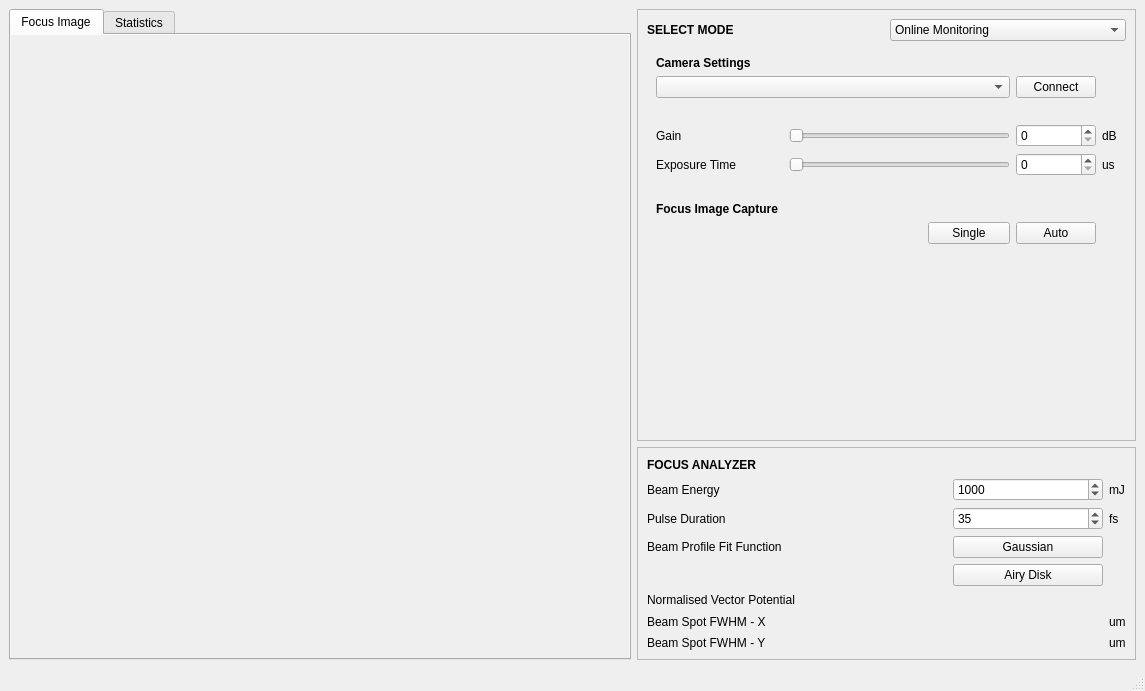
<?xml version="1.0" encoding="UTF-8"?>
<ui version="4.0">
 <class>FocusDiagnosticsMainWindow</class>
 <widget class="QMainWindow" name="FocusDiagnosticsMainWindow">
  <property name="geometry">
   <rect>
    <x>0</x>
    <y>0</y>
    <width>1145</width>
    <height>691</height>
   </rect>
  </property>
  <property name="sizePolicy">
   <sizepolicy hsizetype="Fixed" vsizetype="Fixed">
    <horstretch>0</horstretch>
    <verstretch>0</verstretch>
   </sizepolicy>
  </property>
  <property name="minimumSize">
   <size>
    <width>0</width>
    <height>0</height>
   </size>
  </property>
  <property name="maximumSize">
   <size>
    <width>16777215</width>
    <height>16777215</height>
   </size>
  </property>
  <property name="windowTitle">
   <string>Focus Diagnostics</string>
  </property>
  <widget class="QWidget" name="centralwidget">
   <layout class="QGridLayout" name="gridLayout">
    <item row="0" column="0" rowspan="3">
     <widget class="QTabWidget" name="tabWidget">
      <property name="autoFillBackground">
       <bool>false</bool>
      </property>
      <property name="currentIndex">
       <number>0</number>
      </property>
      <widget class="QWidget" name="tab_IMAGE">
       <property name="styleSheet">
        <string notr="true">background-color:rgb(239, 239, 239)</string>
       </property>
       <attribute name="title">
        <string>Focus Image</string>
       </attribute>
       <layout class="QGridLayout" name="gridLayout_3">
        <item row="0" column="0">
         <widget class="QWidget" name="widget_IMAGE" native="true">
          <property name="minimumSize">
           <size>
            <width>600</width>
            <height>600</height>
           </size>
          </property>
         </widget>
        </item>
       </layout>
      </widget>
      <widget class="QWidget" name="tab_STAT">
       <attribute name="title">
        <string>Statistics</string>
       </attribute>
       <layout class="QGridLayout" name="gridLayout_9">
        <item row="3" column="1">
         <widget class="QPushButton" name="button_RESET_STAT">
          <property name="text">
           <string>Reset</string>
          </property>
         </widget>
        </item>
        <item row="2" column="1">
         <widget class="QPushButton" name="button_SAVE_STAT">
          <property name="text">
           <string>Save</string>
          </property>
         </widget>
        </item>
        <item row="2" column="0">
         <spacer name="horizontalSpacer_2">
          <property name="orientation">
           <enum>Qt::Horizontal</enum>
          </property>
          <property name="sizeHint" stdset="0">
           <size>
            <width>40</width>
            <height>20</height>
           </size>
          </property>
         </spacer>
        </item>
        <item row="1" column="0" colspan="2">
         <widget class="QWidget" name="widget_BEAMWAIST_STAT" native="true"/>
        </item>
        <item row="0" column="0" colspan="2">
         <widget class="QWidget" name="widget_A0_STAT" native="true"/>
        </item>
       </layout>
      </widget>
     </widget>
    </item>
    <item row="0" column="3" rowspan="2">
     <widget class="QFrame" name="frame">
      <property name="minimumSize">
       <size>
        <width>0</width>
        <height>0</height>
       </size>
      </property>
      <property name="maximumSize">
       <size>
        <width>16777215</width>
        <height>16777215</height>
       </size>
      </property>
      <property name="frameShape">
       <enum>QFrame::StyledPanel</enum>
      </property>
      <property name="frameShadow">
       <enum>QFrame::Raised</enum>
      </property>
      <layout class="QGridLayout" name="gridLayout_5">
       <item row="0" column="2">
        <widget class="QLabel" name="Label_MODE">
         <property name="font">
          <font>
           <bold>true</bold>
          </font>
         </property>
         <property name="text">
          <string>SELECT MODE</string>
         </property>
        </widget>
       </item>
       <item row="3" column="2" colspan="2">
        <widget class="QStackedWidget" name="stackedWidget">
         <property name="currentIndex">
          <number>0</number>
         </property>
         <widget class="QWidget" name="page_ONLINE_MONITORING">
          <layout class="QGridLayout" name="gridLayout_2">
           <item row="1" column="4">
            <widget class="QPushButton" name="button_CAMERA_CONNECTION">
             <property name="text">
              <string>Connect</string>
             </property>
            </widget>
           </item>
           <item row="8" column="0">
            <widget class="QLabel" name="label_18">
             <property name="font">
              <font>
               <bold>true</bold>
              </font>
             </property>
             <property name="text">
              <string>Focus Image Capture</string>
             </property>
            </widget>
           </item>
           <item row="3" column="1" colspan="3">
            <widget class="QSlider" name="slider_GAIN">
             <property name="maximum">
              <number>100</number>
             </property>
             <property name="singleStep">
              <number>1</number>
             </property>
             <property name="tracking">
              <bool>false</bool>
             </property>
             <property name="orientation">
              <enum>Qt::Horizontal</enum>
             </property>
            </widget>
           </item>
           <item row="4" column="4">
            <widget class="QSpinBox" name="spinbox_EXPOSURE_TIME">
             <property name="maximum">
              <number>10000000</number>
             </property>
            </widget>
           </item>
           <item row="10" column="2">
            <spacer name="verticalSpacer">
             <property name="orientation">
              <enum>Qt::Vertical</enum>
             </property>
             <property name="sizeHint" stdset="0">
              <size>
               <width>20</width>
               <height>40</height>
              </size>
             </property>
            </spacer>
           </item>
           <item row="9" column="3">
            <widget class="QPushButton" name="button_FOCUS_IMAGE_CAPTURE">
             <property name="minimumSize">
              <size>
               <width>82</width>
               <height>0</height>
              </size>
             </property>
             <property name="text">
              <string>Single</string>
             </property>
            </widget>
           </item>
           <item row="4" column="0">
            <widget class="QLabel" name="label_3">
             <property name="minimumSize">
              <size>
               <width>0</width>
               <height>0</height>
              </size>
             </property>
             <property name="text">
              <string>Exposure Time</string>
             </property>
            </widget>
           </item>
           <item row="3" column="5">
            <widget class="QLabel" name="label_6">
             <property name="text">
              <string>dB</string>
             </property>
            </widget>
           </item>
           <item row="9" column="4">
            <widget class="QPushButton" name="button_FOCUS_IMAGE_AUTO_CAPTURE">
             <property name="text">
              <string>Auto</string>
             </property>
            </widget>
           </item>
           <item row="4" column="5">
            <widget class="QLabel" name="label_4">
             <property name="text">
              <string>us</string>
             </property>
            </widget>
           </item>
           <item row="5" column="0">
            <spacer name="horizontalSpacer_6">
             <property name="orientation">
              <enum>Qt::Horizontal</enum>
             </property>
             <property name="sizeHint" stdset="0">
              <size>
               <width>40</width>
               <height>20</height>
              </size>
             </property>
            </spacer>
           </item>
           <item row="1" column="0" colspan="4">
            <widget class="QComboBox" name="comboBox_CAMERA_LIST"/>
           </item>
           <item row="4" column="1" colspan="3">
            <widget class="QSlider" name="slider_EXPOSURE_TIME">
             <property name="maximum">
              <number>10000000</number>
             </property>
             <property name="tracking">
              <bool>false</bool>
             </property>
             <property name="orientation">
              <enum>Qt::Horizontal</enum>
             </property>
            </widget>
           </item>
           <item row="2" column="0">
            <spacer name="horizontalSpacer_5">
             <property name="orientation">
              <enum>Qt::Horizontal</enum>
             </property>
             <property name="sizeHint" stdset="0">
              <size>
               <width>40</width>
               <height>20</height>
              </size>
             </property>
            </spacer>
           </item>
           <item row="3" column="4">
            <widget class="QSpinBox" name="spinbox_GAIN">
             <property name="maximum">
              <number>100</number>
             </property>
            </widget>
           </item>
           <item row="3" column="0">
            <widget class="QLabel" name="label_2">
             <property name="minimumSize">
              <size>
               <width>0</width>
               <height>0</height>
              </size>
             </property>
             <property name="text">
              <string>Gain</string>
             </property>
            </widget>
           </item>
           <item row="0" column="0" colspan="6">
            <widget class="QLabel" name="label">
             <property name="font">
              <font>
               <bold>true</bold>
              </font>
             </property>
             <property name="text">
              <string>Camera Settings</string>
             </property>
            </widget>
           </item>
           <item row="9" column="2">
            <spacer name="horizontalSpacer_7">
             <property name="orientation">
              <enum>Qt::Horizontal</enum>
             </property>
             <property name="sizeHint" stdset="0">
              <size>
               <width>40</width>
               <height>20</height>
              </size>
             </property>
            </spacer>
           </item>
          </layout>
         </widget>
         <widget class="QWidget" name="page_OFFLINE_ANALYSIS">
          <layout class="QGridLayout" name="gridLayout_7">
           <item row="1" column="0">
            <widget class="QLabel" name="label_12">
             <property name="text">
              <string>Focus Image File</string>
             </property>
            </widget>
           </item>
           <item row="2" column="0" colspan="2">
            <widget class="QLineEdit" name="lineedit_FOCUS_IMAGE_FILENAME"/>
           </item>
           <item row="0" column="0">
            <widget class="QLabel" name="label_7">
             <property name="font">
              <font>
               <bold>true</bold>
              </font>
             </property>
             <property name="text">
              <string>Focus Image File Settings</string>
             </property>
            </widget>
           </item>
           <item row="2" column="2">
            <widget class="QToolButton" name="button_FOCUS_IMAGE_FILE_SELECT">
             <property name="text">
              <string>...</string>
             </property>
            </widget>
           </item>
           <item row="3" column="0">
            <spacer name="verticalSpacer_2">
             <property name="orientation">
              <enum>Qt::Vertical</enum>
             </property>
             <property name="sizeHint" stdset="0">
              <size>
               <width>20</width>
               <height>40</height>
              </size>
             </property>
            </spacer>
           </item>
          </layout>
         </widget>
        </widget>
       </item>
       <item row="0" column="3">
        <widget class="QComboBox" name="combobox_MODE">
         <property name="minimumSize">
          <size>
           <width>100</width>
           <height>0</height>
          </size>
         </property>
         <item>
          <property name="text">
           <string>Online Monitoring</string>
          </property>
         </item>
         <item>
          <property name="text">
           <string>Offline Analysis</string>
          </property>
         </item>
        </widget>
       </item>
      </layout>
     </widget>
    </item>
    <item row="2" column="3">
     <widget class="QFrame" name="frame_2">
      <property name="frameShape">
       <enum>QFrame::StyledPanel</enum>
      </property>
      <property name="frameShadow">
       <enum>QFrame::Raised</enum>
      </property>
      <layout class="QGridLayout" name="gridLayout_6">
       <item row="6" column="2">
        <widget class="QPushButton" name="pushButton_2">
         <property name="text">
          <string>Airy Disk</string>
         </property>
        </widget>
       </item>
       <item row="9" column="3">
        <widget class="QLabel" name="label_17">
         <property name="text">
          <string>um</string>
         </property>
        </widget>
       </item>
       <item row="1" column="2">
        <widget class="QSpinBox" name="spinbox_BEAM_ENERGY">
         <property name="minimumSize">
          <size>
           <width>150</width>
           <height>0</height>
          </size>
         </property>
         <property name="toolTip">
          <string>&lt;html&gt;&lt;head/&gt;&lt;body&gt;&lt;p&gt;Total Energy (in millijoules) in the Focus Image&lt;/p&gt;&lt;/body&gt;&lt;/html&gt;</string>
         </property>
         <property name="maximum">
          <number>20000</number>
         </property>
         <property name="value">
          <number>1000</number>
         </property>
        </widget>
       </item>
       <item row="8" column="2">
        <widget class="QLabel" name="label_BEAM_FWHM_X">
         <property name="text">
          <string/>
         </property>
         <property name="alignment">
          <set>Qt::AlignLeading|Qt::AlignLeft|Qt::AlignVCenter</set>
         </property>
        </widget>
       </item>
       <item row="0" column="0">
        <widget class="QLabel" name="Label_MODE_2">
         <property name="font">
          <font>
           <bold>true</bold>
          </font>
         </property>
         <property name="text">
          <string>FOCUS ANALYZER</string>
         </property>
        </widget>
       </item>
       <item row="7" column="2">
        <widget class="QLabel" name="label_A0">
         <property name="minimumSize">
          <size>
           <width>100</width>
           <height>0</height>
          </size>
         </property>
         <property name="text">
          <string/>
         </property>
         <property name="alignment">
          <set>Qt::AlignLeading|Qt::AlignLeft|Qt::AlignVCenter</set>
         </property>
        </widget>
       </item>
       <item row="7" column="0">
        <widget class="QLabel" name="label_8">
         <property name="text">
          <string>Normalised Vector Potential</string>
         </property>
        </widget>
       </item>
       <item row="1" column="1">
        <spacer name="horizontalSpacer_3">
         <property name="orientation">
          <enum>Qt::Horizontal</enum>
         </property>
         <property name="sizeHint" stdset="0">
          <size>
           <width>40</width>
           <height>20</height>
          </size>
         </property>
        </spacer>
       </item>
       <item row="1" column="3">
        <widget class="QLabel" name="label_13">
         <property name="text">
          <string>mJ</string>
         </property>
        </widget>
       </item>
       <item row="2" column="0">
        <widget class="QLabel" name="label_11">
         <property name="text">
          <string>Pulse Duration</string>
         </property>
        </widget>
       </item>
       <item row="2" column="3">
        <widget class="QLabel" name="label_15">
         <property name="text">
          <string>fs</string>
         </property>
        </widget>
       </item>
       <item row="5" column="0">
        <widget class="QLabel" name="label_16">
         <property name="text">
          <string>Beam Profile Fit Function</string>
         </property>
        </widget>
       </item>
       <item row="9" column="0">
        <widget class="QLabel" name="label_5">
         <property name="text">
          <string>Beam Spot FWHM - Y</string>
         </property>
        </widget>
       </item>
       <item row="8" column="3">
        <widget class="QLabel" name="label_10">
         <property name="text">
          <string>um</string>
         </property>
        </widget>
       </item>
       <item row="2" column="2">
        <widget class="QSpinBox" name="spinbox_PULSE_DURATION">
         <property name="toolTip">
          <string>&lt;html&gt;&lt;head/&gt;&lt;body&gt;&lt;p&gt;Pulse Duration in femtoseconds.&lt;/p&gt;&lt;/body&gt;&lt;/html&gt;</string>
         </property>
         <property name="value">
          <number>35</number>
         </property>
        </widget>
       </item>
       <item row="1" column="0">
        <widget class="QLabel" name="label_14">
         <property name="text">
          <string>Beam Energy</string>
         </property>
        </widget>
       </item>
       <item row="5" column="2">
        <widget class="QPushButton" name="pushButton">
         <property name="text">
          <string>Gaussian</string>
         </property>
        </widget>
       </item>
       <item row="9" column="2">
        <widget class="QLabel" name="label_BEAM_FWHM_Y">
         <property name="text">
          <string/>
         </property>
        </widget>
       </item>
       <item row="8" column="0">
        <widget class="QLabel" name="label_9">
         <property name="text">
          <string>Beam Spot FWHM - X</string>
         </property>
        </widget>
       </item>
      </layout>
     </widget>
    </item>
   </layout>
  </widget>
  <widget class="QStatusBar" name="statusbar"/>
 </widget>
 <resources/>
 <connections/>
</ui>
